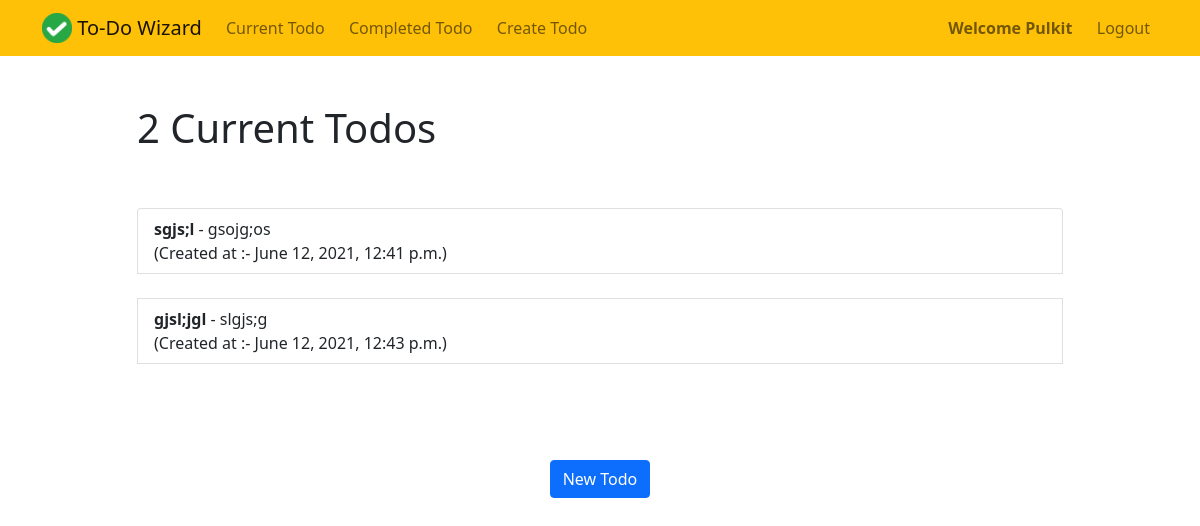
Screenshot of /todo/current (signed in) with the database file from the repository.
### todo/models.py (models this page shows, shortened)
class Todo(models.Model):
    title = models.CharField(max_length = 100)
    memo = models.TextField(blank=True)
    created = models.DateTimeField(auto_now_add=True)
    datecompleted = models.DateTimeField(null=True,blank=True)
    important = models.BooleanField(default=False)
    user = models.ForeignKey(User,on_delete = models.CASCADE)

### todo/views.py (the view)
# urls.py: path('current',views.currenttodos,name='currenttodos'),
@login_required
def currenttodos(request):
    todos = Todo.objects.filter(user = request.user , datecompleted__isnull = True)
    return render(request,'todo/currenttodos.html',{'todos':todos})

### todo/templates/todo/currenttodos.html (shortened to what this page needs)
<!DOCTYPE html>
<html lang="en" dir="ltr">
<head>
</head>
<body>
  {% extends 'base.html' %}
  {% block content %}
  <div class="row justify-content-center mt-5">
    <div class="col-md-10">
      {% if todos %}
      <h1>{{ todos.count }} Current Todo{{ todos.count|pluralize }}</h1>
      {% else %}
      <h1>Current Todos</h1>
      {% endif %}
    </div>
  </div>
  <div class="row justify-content-center mt-5">
    <div class="col-md-10">
      {% if todos %}
      <div class="list-group">
        {% for todo in todos %}
        <a href="{% url 'viewtodo' todo.id %}" class="list-group-item list-group-item-action{% if todo.important %} list-group-item-danger{% endif %}">
          <b>{{ todo.title }}</b>
          {% if todo.memo %} - {{ todo.memo|truncatechars:30 }}{% endif %}<br>
        (Created at :- {{ todo.created }})</a><br>
        {% endfor %}
        <br><br><br>
        <div class="text-center">
        <a role="button" class="btn btn-primary" href="{% url 'createtodo' %}">New Todo</a>
      </div>
      </div>
      {% else %}
      <div class="text-center">
        <h2>Looks like you don't have any todos! Let's create one.</h2>
        <br>
        <a role="button" class="btn btn-primary" href="{% url 'createtodo' %}">New Todo</a>
      </div>
      {% endif %}
    </div>
  </div>
  {% endblock %}

### todo_list/templates/base.html (shortened to what this page needs)
{% load static %}
<!DOCTYPE html>
<html lang="en" dir="ltr">
<head>
  <link href="https://cdn.jsdelivr.net/npm/bootstrap@5.0.1/dist/css/bootstrap.min.css" rel="stylesheet">
</head>
<body>
  <nav class="navbar navbar-expand-md navbar-light bg-warning">
    <div class="container">
      <a class="navbar-brand" href="{% url 'home' %}">
        <img src="{% static 'logo.png' %}" width="30" height="30" class="d-inline-block align-top">
        <span>To-Do Wizard</span>
      </a>
      <div class="collapse navbar-collapse" id="navbarNav">
        {% if user.is_authenticated %}
        <ul class="navbar-nav">
          <li class="nav-item {{ current }}">
            <a class="nav-link" href="{% url 'currenttodos' %}">Current Todo</a>
          </li>&nbsp;&nbsp;
          <li class="nav-item {{ completed }}">
            <a class="nav-link" href="{% url 'completedtodos' %}">Completed Todo</a>
          </li>&nbsp;&nbsp;
          <li class="nav-item {{ create }}">
            <a class="nav-link" href="{% url 'createtodo' %}">Create Todo</a>
          </li>
        </ul>
        {% endif %}
        <ul class="navbar-nav ms-auto">
          {% if user.is_authenticated %}
          <li class="nav-item">
            <b><text class='nav-link'>Welcome {{ user|capfirst }}</text></b>
          </li>&nbsp;&nbsp;
          <li class="nav-item">
            <a href="#" onclick="document.getElementById('signOutBtn').click();" class="nav-link">Logout</a>
          </li>
          {% endif %}
        </ul>
      </div>
    </div>
  </nav>
  <div class="container">
    {% block content %}{% endblock %}
  </div>
</body>
</html>

### rows the page displays
Todo: title "sgjs;l", memo "gsojg;os", created "June 12, 2021, 12:41 p.m."
Todo: title "gjsl;jgl", memo "slgjs;g", created "June 12, 2021, 12:43 p.m."

### other values shown
{{ user|capfirst }} "Pulkit"
{{ todos.count }} "2"
